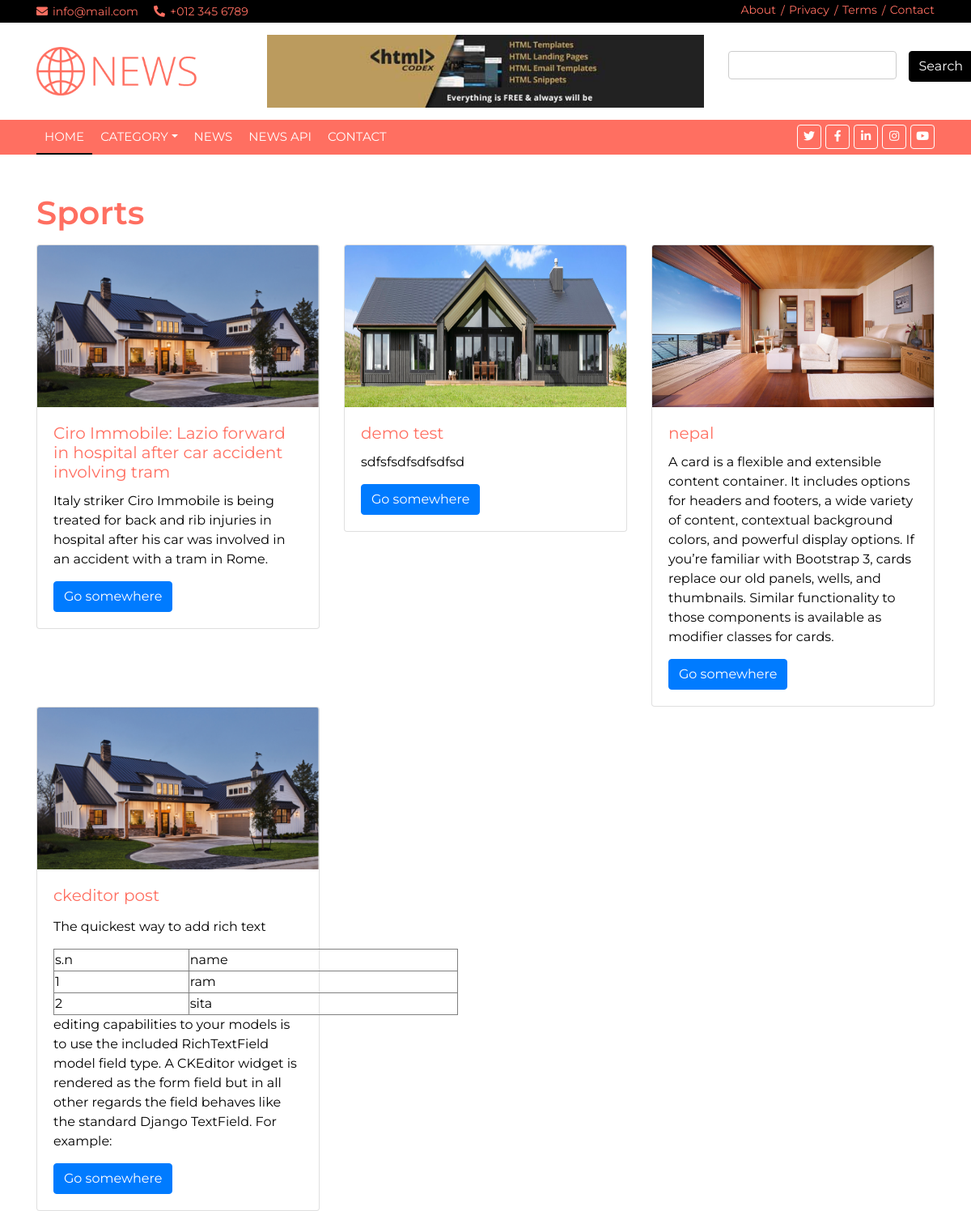
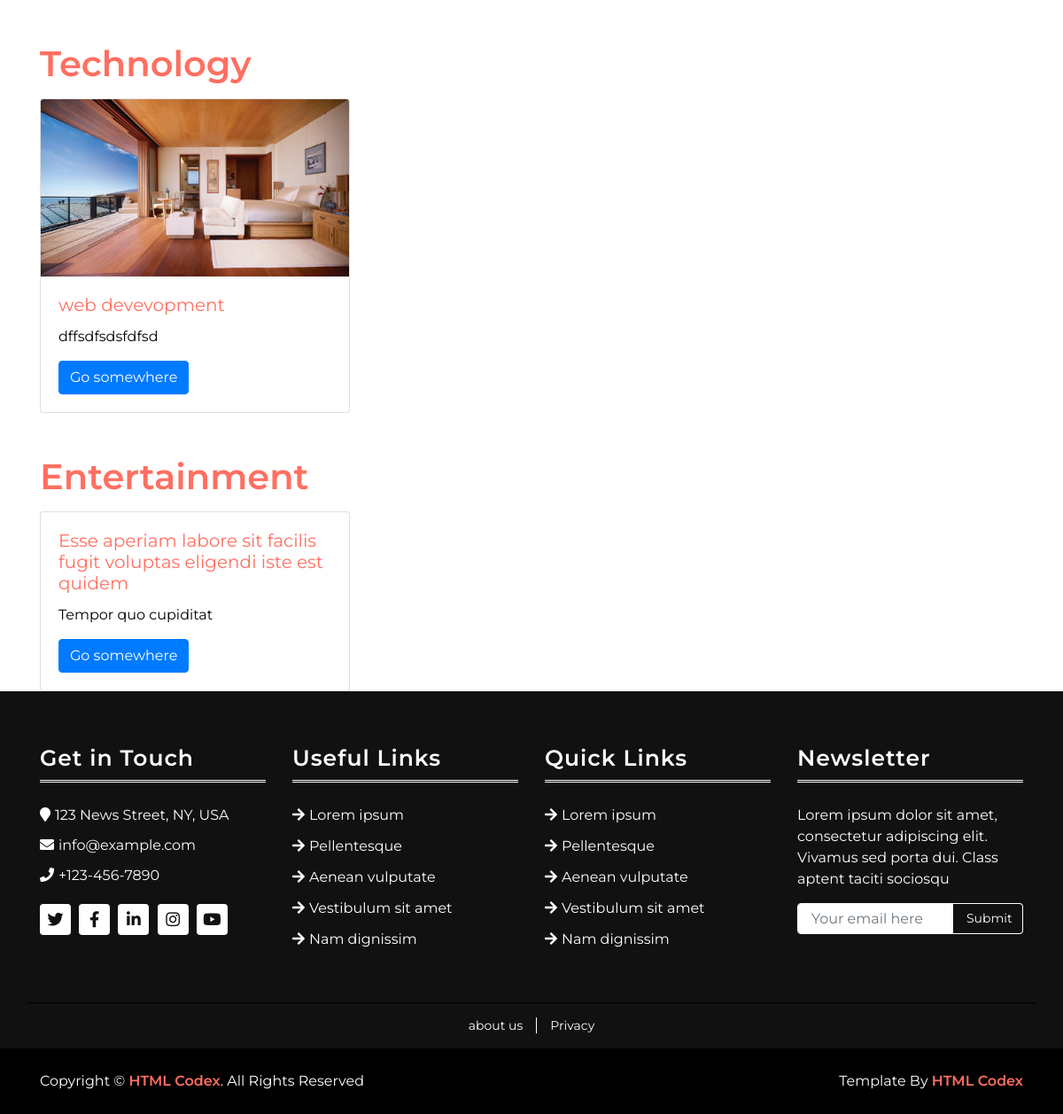
The page / on the database its author committed (2 pictures, top to bottom).
### news/models.py (models this page shows, shortened)
class Category(models.Model):
    name = models.CharField(max_length=255, unique=True)
    slug = models.SlugField(max_length=255, unique=True)

class News(models.Model):
    category = models.ForeignKey(Category, on_delete=models.PROTECT)
    created_at = models.DateTimeField(auto_now_add=True)
    updated_at = models.DateTimeField(auto_now=True)
    title = models.CharField(max_length=255)
    slug = models.SlugField(max_length=255, unique=True)
    summary = RichTextField()
    description = RichTextField()
    is_published = models.BooleanField(default=True)
    photo = models.ImageField(upload_to='photos/%Y/%m/%d/', blank=True)
    views = models.IntegerField(default=0)

class Page(models.Model):
    title = models.CharField(max_length=255, unique=True)
    slug = models.SlugField(max_length=255, unique=True)
    image = models.ImageField(upload_to='page/%Y/%m/%d/', blank=True)
    content = RichTextField()

### news/views.py (the view)
# urls.py: path('', views.index, name='index'),
def index(request):
    data = {
        'categoryData': Category.objects.all(),
    }
    return render(request, 'pages/home/index.html', data)

### news/general.py (called while the page is built)
def global_data(request):
    data = {
        'categoryData': Category.objects.all(),
        'pageData': Page.objects.all(),
    }
    return data

### templates/pages/home/index.html
{% extends 'layouts/main.html' %}
{% block content %}
    <div class="container">
        <div class="row">
            {% for category in categoryData %}
                {% if category.news_set.all.count > 0 %}
                <div class="col-md-12 mt-5">
                    <h1><a href="">{{ category.name }}</a></h1>
                    <div class="row">
                        {% for news in category.news_set.all %}
                            <div class="col-md-4">
                                <div class="card">
                                    {% if news.photo %}
                                    <img src="{{ news.photo.url }}" class="card-img-top" height="200" alt="...">
                                    {% endif %}
                                    <div class="card-body">
                                        <h5 class="card-title">
                                            <a href="">{{ news.title }}</a>
                                        </h5>
                                        <p class="card-text">
                                            {{ news.summary|safe }}
                                        </p>
                                        <a href="{% url 'news_details' news.slug %}" class="btn btn-primary">Go somewhere</a>
                                    </div>
                                </div>
                            </div>
                        {% endfor %}
                    </div>
                </div>
                {% endif %}
            {% endfor %}
        </div>
    </div>
{% endblock %}

### templates/layouts/main.html
{% include 'layouts/header.html' %}
{% include 'layouts/menu.html' %}
{% block content %}
{% endblock %}
{% include 'layouts/footer.html' %}

### templates/layouts/header.html (shortened to what this page needs)
<!DOCTYPE html>
{% load static %}
<html lang="en">
<head>
    <link href="https://stackpath.bootstrapcdn.com/bootstrap/4.4.1/css/bootstrap.min.css" rel="stylesheet">
    <link href="https://cdnjs.cloudflare.com/ajax/libs/font-awesome/5.10.0/css/all.min.css" rel="stylesheet">
    <link href="{% static 'lib/slick/slick.css' %}" rel="stylesheet">
    <link href="{% static 'lib/slick/slick-theme.css' %}" rel="stylesheet">
    <link href="{% static 'css/style.css' %}" rel="stylesheet">
</head>
<body>
<div class="top-bar">
    <div class="container">
        <div class="row">
            <div class="col-md-6">
                <div class="tb-contact">
                    <p><i class="fas fa-envelope"></i>info@mail.com</p>
                    <p><i class="fas fa-phone-alt"></i>+012 345 6789</p>
                </div>
            </div>
            <div class="col-md-6">
                <div class="tb-menu">
                    <a href="">About</a>
                    <a href="">Privacy</a>
                    <a href="">Terms</a>
                    <a href="">Contact</a>
                </div>
            </div>
        </div>
    </div>
</div>
<div class="brand">
    <div class="container">
        <div class="row align-items-center">
            <div class="col-lg-3 col-md-4">
                <div class="b-logo">
                    <a href="{% url 'index' %}">
                        <img src="{% static 'icons/logo.png' %}" alt="Logo">
                    </a>
                </div>
            </div>
            <div class="col-lg-6 col-md-4">
                <div class="b-ads">
                    <a href="https://htmlcodex.com">
                        <img src="{% static 'icons/ads-1.jpg' %}" alt="Ads">
                    </a>
                </div>
            </div>
            <div class="col-lg-3 col-md-4">
                <form action="{% url 'news' %}" method="post">
                    <div class="row">
                        <div class="col-md-10">
                            <input type="text" class="form-control" required name="search">
                        </div>
                        <div class="col-md-2" style="padding-left: 0;">
                            <button type="submit" class="btn btn-primary">Search</button>
                        </div>
                    </div>
                </form>
            </div>
        </div>
    </div>
</div>

### templates/layouts/menu.html (shortened to what this page needs)
<div class="nav-bar">
    <div class="container">
        <nav class="navbar navbar-expand-md bg-dark navbar-dark">
            <div class="collapse navbar-collapse justify-content-between" id="navbarCollapse">
                <div class="navbar-nav mr-auto">
                    <a href="{% url 'index' %}" class="nav-item nav-link active">Home</a>
                    <div class="nav-item dropdown">
                        <a href="#" class="nav-link dropdown-toggle" data-toggle="dropdown">Category</a>
                    </div>
                    <a href="{% url 'news' %}" class="nav-item nav-link">News</a>
                    <a href="{% url 'news-api' %}" class="nav-item nav-link">News API</a>
                    <a href="{% url 'contact' %}" class="nav-item nav-link">Contact</a>
                </div>
                <div class="social ml-auto">
                    <a href=""><i class="fab fa-twitter"></i></a>
                    <a href=""><i class="fab fa-facebook-f"></i></a>
                    <a href=""><i class="fab fa-linkedin-in"></i></a>
                    <a href=""><i class="fab fa-instagram"></i></a>
                    <a href=""><i class="fab fa-youtube"></i></a>
                </div>
            </div>
        </nav>
    </div>
</div>

### templates/layouts/footer.html (shortened to what this page needs)
{% load static %}
<div class="footer">
    <div class="container">
        <div class="row">
            <div class="col-lg-3 col-md-6">
                <div class="footer-widget">
                    <h3 class="title">Get in Touch</h3>
                    <div class="contact-info">
                        <p><i class="fa fa-map-marker"></i>123 News Street, NY, USA</p>
                        <p><i class="fa fa-envelope"></i>info@example.com</p>
                        <p><i class="fa fa-phone"></i>+123-456-7890</p>
                        <div class="social">
                            <a href=""><i class="fab fa-twitter"></i></a>
                            <a href=""><i class="fab fa-facebook-f"></i></a>
                            <a href=""><i class="fab fa-linkedin-in"></i></a>
                            <a href=""><i class="fab fa-instagram"></i></a>
                            <a href=""><i class="fab fa-youtube"></i></a>
                        </div>
                    </div>
                </div>
            </div>
            <div class="col-lg-3 col-md-6">
                <div class="footer-widget">
                    <h3 class="title">Useful Links</h3>
                    <ul>
                        <li><a href="#">Lorem ipsum</a></li>
                        <li><a href="#">Pellentesque</a></li>
                        <li><a href="#">Aenean vulputate</a></li>
                        <li><a href="#">Vestibulum sit amet</a></li>
                        <li><a href="#">Nam dignissim</a></li>
                    </ul>
                </div>
            </div>
            <div class="col-lg-3 col-md-6">
                <div class="footer-widget">
                    <h3 class="title">Quick Links</h3>
                    <ul>
                        <li><a href="#">Lorem ipsum</a></li>
                        <li><a href="#">Pellentesque</a></li>
                        <li><a href="#">Aenean vulputate</a></li>
                        <li><a href="#">Vestibulum sit amet</a></li>
                        <li><a href="#">Nam dignissim</a></li>
                    </ul>
                </div>
            </div>
            <div class="col-lg-3 col-md-6">
                <div class="footer-widget">
                    <h3 class="title">Newsletter</h3>
                    <div class="newsletter">
                        <p>
                            Lorem ipsum dolor sit amet, consectetur adipiscing elit. Vivamus sed porta dui. Class aptent
                            taciti sociosqu
                        </p>
                        <form>
                            <input class="form-control" type="email" placeholder="Your email here">
                            <button class="btn">Submit</button>
                        </form>
                    </div>
                </div>
            </div>
        </div>
    </div>
</div>
<div class="footer-menu">
    <div class="container">
        <div class="f-menu">
            {% for page in pageData %}
            <a href="{% url 'page' page.slug %}">{{ page.title }}</a>
            {% endfor %}
        </div>
    </div>
</div>
<div class="footer-bottom">
    <div class="container">
        <div class="row">
            <div class="col-md-6 copyright">
                <p>Copyright &copy; <a href="https://htmlcodex.com">HTML Codex</a>. All Rights Reserved</p>
            </div>
            <div class="col-md-6 template-by">
                <p>Template By <a href="https://htmlcodex.com">HTML Codex</a></p>
            </div>
        </div>
    </div>
</div>
</body>
</html>

### rows shown on the page
Category: name "Sports"
News: photo (picture), title "Ciro Immobile: Lazio forward in hospital after car accident involving tram", summary "Italy striker Ciro Immobile is being treated for back and rib injuries in hospital after his car was involved in an accident with a tram in Rome."
News: photo (picture), title "demo test", summary "sdfsfsdfsdfsdfsd"
News: photo (picture), title "nepal", summary "A card is a flexible and extensible content container. It includes options for headers and footers, a wide variety of content, contextual background colors, and powerful display options. If you’re familiar with Bootstrap 3, cards replace our old panels, wells, and thumbnails. Similar functionality to those components is available as modifier classes for cards."
News: photo (picture), title "ckeditor post", summary "The quickest way to add rich text s.n name 1 ram 2 sita editing capabilities to your models is to use the included RichTextField model field type. A CKEditor widget is rendered as the form field but in all other regards the field behaves like the standard Django TextField. For example:"
Category: name "Technology"
News: photo (picture), title "web devevopment", summary "dffsdfsdsfdfsd"
Category: name "Entertainment"
News: title "Esse aperiam labore sit facilis fugit voluptas eligendi iste est quidem", summary "Tempor quo cupiditat"
Page: title "about us"
Page: title "Privacy"
